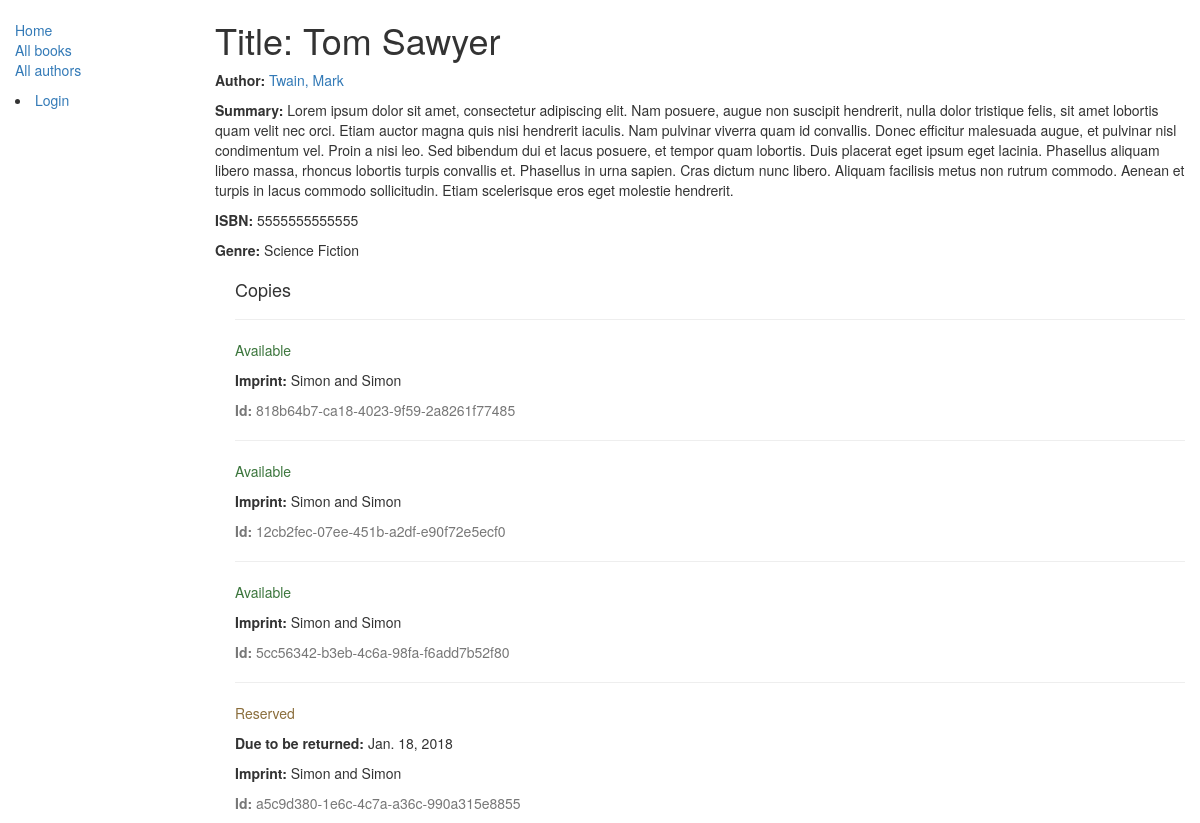
Before: /catalog/book/2 with the older database file.
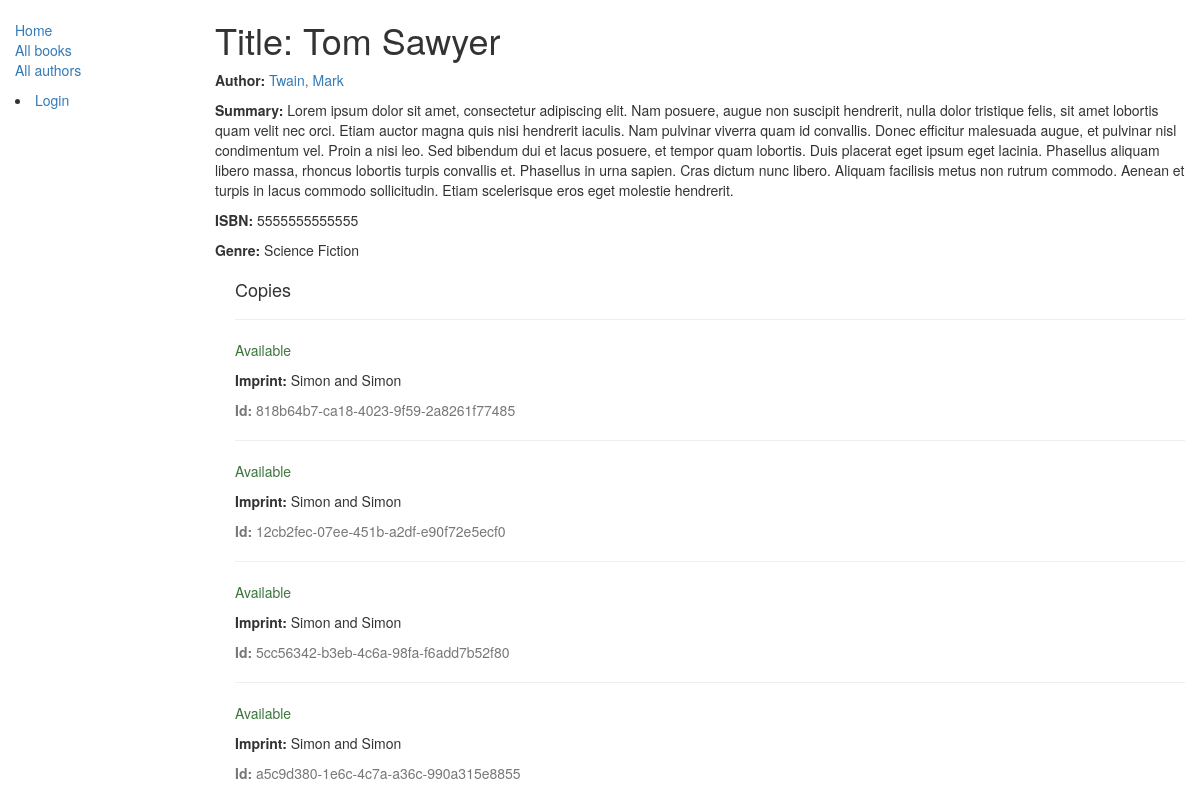
After: the same page with the newer database file.
### catalog/models.py (models this page shows, shortened)
class Book(models.Model):
    title = models.CharField(max_length=200)
    author = models.ForeignKey('Author', on_delete=models.SET_NULL, null=True)
    summary = models.TextField(max_length=1000, help_text="Enter a brief description of the book")
    isbn = models.CharField('ISBN',max_length=13, help_text='13 Character <a href="https://www.isbn-international.org/content/what-isbn">ISBN number</a>')
    genre = models.ManyToManyField(Genre, help_text="Select a genre for this book")

class Author(models.Model):
    first_name = models.CharField(max_length=100)
    last_name = models.CharField(max_length=100)
    date_of_birth = models.DateField(null=True, blank=True)
    date_of_death = models.DateField('died', null=True, blank=True)
    class Meta:
        ordering = ["last_name","first_name"]
    def __str__(self):
        return '{0}, {1}'.format(self.last_name,self.first_name)

class Genre(models.Model):
    name = models.CharField(max_length=200, help_text="Enter a book genre (e.g. Science Fiction, French Poetry etc.)")
    def __str__(self):
        return self.name

class BookInstance(models.Model):
    id = models.UUIDField(primary_key=True, default=uuid.uuid4, help_text="Unique ID for this particular book across whole library")
    book = models.ForeignKey('Book', on_delete=models.SET_NULL, null=True)
    imprint = models.CharField(max_length=200)
    due_back = models.DateField(null=True, blank=True)
    borrower = models.ForeignKey(User, on_delete=models.SET_NULL, null=True, blank=True)
    LOAN_STATUS = (
        ('d', 'Maintenance'),
        ('o', 'On loan'),
        ('a', 'Available'),
        ('r', 'Reserved'),
    )
    status= models.CharField(max_length=1, choices=LOAN_STATUS, blank=True, default='d', help_text='Book availability')
    class Meta:
        ordering = ["due_back"]
        permissions = (("can_mark_returned", "Set book as returned"),)

### catalog/views.py (the view)
# urls.py: path('book/<int:pk>', views.BookDetailView.as_view(), name='book-detail'),
class BookDetailView(generic.DetailView):
    model = Book

### catalog/templates/catalog/book_detail.html
{% extends "base_generic.html" %}
{% block content %}
<h1>Title: {{ book.title }}</h1>
<p><strong>Author:</strong> <a href="{% url 'author-detail' book.author.pk %}">{{ book.author }}</a></p>
<p><strong>Summary:</strong> {{ book.summary }}</p>
<p><strong>ISBN:</strong> {{ book.isbn }}</p>
<p><strong>Genre:</strong> {% for genre in book.genre.all %}{{genre}}{% if not forloop.last %}, {% endif %}{% endfor %}</p>
<div style="margin-left:20px;margin-top:20px">
<h4>Copies</h4>
{% for copy in book.bookinstance_set.all %}
<hr>
<p class="{% if copy.status == 'a' %}text-success{% elif copy.status == 'd' %}text-danger{% else %}text-warning{% endif %}">{{ copy.get_status_display }}</p>
{% if copy.status != 'a' %}<p><strong>Due to be returned:</strong> {{copy.due_back}}</p>{% endif %}
<p><strong>Imprint:</strong> {{copy.imprint}}</p>
<p class="text-muted"><strong>Id:</strong> {{copy.id}}</p>
{% endfor %}
</div>
{% endblock %}

### catalog/templates/base_generic.html (shortened to what this page needs)
<!DOCTYPE html>
<html lang="en">
<head>
  <link rel="stylesheet" href="https://maxcdn.bootstrapcdn.com/bootstrap/3.3.7/css/bootstrap.min.css">
  {% load static %}
  <link rel="stylesheet" href="{% static 'css/styles.css' %}">
</head>
<body>
  <div class="container-fluid">
    <div class="row">
      <div class="col-sm-2">
      {% block sidebar %}
      <ul class="sidebar-nav">
          <li><a href="{% url 'index' %}">Home</a></li>
          <li><a href="{% url 'books' %}">All books</a></li>
          <li><a href="">All authors</a></li>
      </ul>
      {% if user.is_authenticated %}
        <li>User: {{ user.get_username }}</li>
        <li><a href="{% url 'my-borrowed' %}">My Borrowed</a></li>
        <li><a href="{% url 'logout'%}?next={{request.path}}">Logout</a></li>
      {% else %}
        <li><a href="{% url 'login'%}?next={{request.path}}">Login</a></li>
      {% endif %}
     {% endblock %}
      </div>
      <div class="col-sm-10 ">
      {% block content %}{% endblock %}
      </div>
    </div>
  </div>
</body>
</html>

### catalog/static/css/styles.css (style rules this page uses)
.sidebar-nav { margin-top: 20px; padding: 0; list-style: none; }

Changed rows visible on the page:
changed BookInstance (number 4 of 4 on the later page): status "Reserved" → "Available"; due_back "Jan. 18, 2018" → (not shown)
